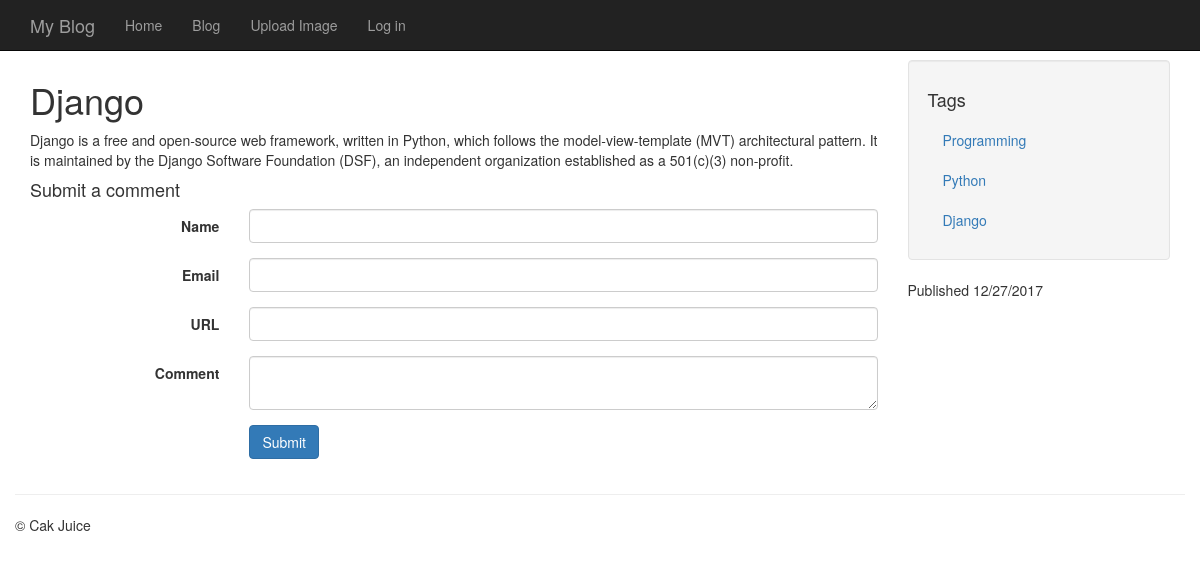
The app's page /entries/django/ with its own data.
### models.py (models this page shows, shortened)
class Entry(db.Model):
	STATUS_PUBLIC = 0
	STATUS_DRAFT = 1
	STATUS_DELETED = 2
	id = db.Column(db.Integer, primary_key=True)
	title = db.Column(db.String(100))
	slug = db.Column(db.String(100), unique=True)
	body = db.Column(db.Text)
	status = db.Column(db.SmallInteger, default=STATUS_PUBLIC)
	created_timestamp = db.Column(db.DateTime, default=datetime.datetime.now)
	modified_timestamp = db.Column(db.DateTime, default=datetime.datetime.now, onupdate=datetime.datetime.now)
	author_id = db.Column(db.Integer, db.ForeignKey('user.id'))
	tags = db.relationship('Tag', secondary=entry_tags, backref=db.backref('entries', lazy='dynamic'))
	comments = db.relationship('Comment', backref='entry',lazy='dynamic')

class Tag(db.Model):
	id = db.Column(db.Integer, primary_key=True)
	name = db.Column(db.String(64))
	slug = db.Column(db.String(64), unique=True)

### entries/blueprint.py (the view)
@entries.route('/<slug>/')
def detail(slug):
	entry = get_entry_or_404(slug)
	form = CommentForm(data={'entry_id': entry.id})
	return render_template('entries/detail.html', entry=entry, form=form)

### entries/forms.py (shortened to what this page needs)
class CommentForm(wtforms.Form):
	name = wtforms.StringField('Name',
		validators=[validators.DataRequired()])
	email = wtforms.StringField('Email',
		validators=[validators.DataRequired(), validators.Email()])
	url = wtforms.StringField('URL',
		validators=[validators.Optional(), validators.URL()])
	body = wtforms.TextAreaField('Comment',
		validators=[validators.DataRequired(), validators.Length(min=10, max=3000)])
	entry_id = wtforms.HiddenField(validators=[validators.DataRequired()])

### app.py (called while the page is built)
@app.before_request
def _before_request():
	g.user = current_user

### helpers.py (called while the page is built)
def get_entry_or_404(slug, author=None):
	query = Entry.query.filter(Entry.slug == slug)
	if author:
		query = query.filter(Entry.author == author)
	else:
		query = filter_status_by_user(query)
	return query.first_or_404()

def filter_status_by_user(query):
	if not g.user.is_authenticated:
		return query.filter(Entry.status == Entry.STATUS_PUBLIC)
	else:
		query = query.filter(
			(Entry.status == Entry.STATUS_PUBLIC) |
			((Entry.author == g.user) & (Entry.status != Entry.STATUS_DELETED)))
		return query

### templates/entries/detail.html (shortened to what this page needs)
{% extends 'base.html' %}
{% block content_title %}{{ entry.title }}{% endblock %}
{% block sidebar %}
	<ul class="well nav nav-list">
		<li><h4>Tags</h4></li>
		{% for tag in entry.tags %}
			<li><a href="{{ url_for('entries.tag_detail', slug=tag.slug) }}">{{ tag.name }}</a></li>
		{% endfor %}
	</ul>
	<p>Published {{ entry.created_timestamp.strftime('%m/%d/%Y') }}</p>
{% endblock %}
{% block content %}
	{{ entry.body }}
	<h4 id="comment-form">Submit a comment</h4>
	{% include 'includes/comment_form.html' %}
{% endblock %}

### templates/base.html (style rules this page uses)
body { padding-top:60px; }

### records on screen
Entry: title "Django", body "Django is a free and open-source web framework, written in Python, which follows the model-view-template (MVT) architectural pattern. It is maintained by the Django Software Foundation (DSF), an independent organization established as a 501(c)(3) non-profit.", created_timestamp "12/27/2017"
Tag: name "Programming"
Tag: name "Python"
Tag: name "Django"

### other values on screen
{{ field.label(class='col-sm-3 control-label') }} "Name Email URL Comment"
